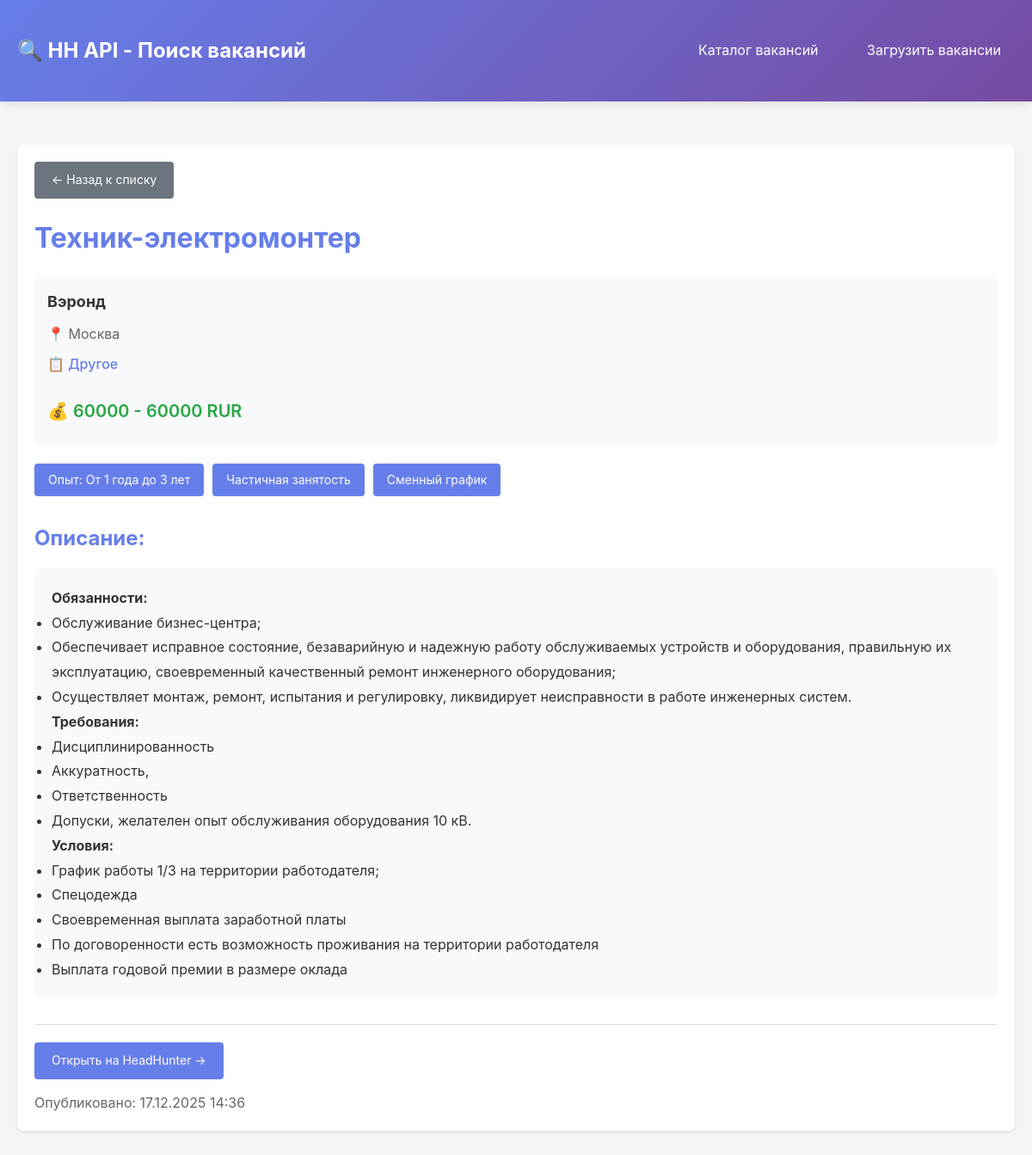
Page /93/ on the committed database.
### vacancies/models.py (models this page shows, shortened)
class Vacancy(models.Model):
    hh_id = models.CharField(max_length=20, unique=True, verbose_name="ID в HH")
    name = models.CharField(max_length=500, verbose_name="Название вакансии")
    description = models.TextField(blank=True, verbose_name="Описание")
    salary_from = models.IntegerField(null=True, blank=True, verbose_name="Зарплата от")
    salary_to = models.IntegerField(null=True, blank=True, verbose_name="Зарплата до")
    salary_currency = models.CharField(max_length=10, blank=True, verbose_name="Валюта")
    employer_name = models.CharField(max_length=300, blank=True, verbose_name="Работодатель")
    employer_id = models.CharField(max_length=20, blank=True, verbose_name="ID работодателя")
    employer_logo_url = models.URLField(blank=True, verbose_name="Логотип работодателя")
    area_name = models.CharField(max_length=200, blank=True, verbose_name="Город")
    area_id = models.CharField(max_length=20, blank=True, verbose_name="ID города")
    experience = models.CharField(max_length=100, blank=True, verbose_name="Опыт работы")
    schedule = models.CharField(max_length=100, blank=True, verbose_name="График работы")
    employment = models.CharField(max_length=100, blank=True, verbose_name="Тип занятости")
    published_at = models.DateTimeField(null=True, blank=True, verbose_name="Дата публикации")
    created_at = models.DateTimeField(auto_now_add=True, verbose_name="Дата создания записи")
    updated_at = models.DateTimeField(auto_now=True, verbose_name="Дата обновления")
    url = models.URLField(blank=True, verbose_name="Ссылка на вакансию")
    requirement = models.TextField(blank=True, verbose_name="Требования")
    responsibility = models.TextField(blank=True, verbose_name="Обязанности")
    professional_role = models.CharField(max_length=200, blank=True, verbose_name="Категория профессии")
    class Meta:
        verbose_name = "Вакансия"
        verbose_name_plural = "Вакансии"
        ordering = ['-published_at', '-created_at']
        indexes = [
            models.Index(fields=['hh_id']),
            models.Index(fields=['name']),
            models.Index(fields=['area_name']),
            models.Index(fields=['professional_role']),
        ]

### vacancies/views.py (the view)
# urls.py: path('<int:vacancy_id>/', views.vacancy_detail, name='vacancy_detail'),  # Детали вакансии
def vacancy_detail(request, vacancy_id):
    vacancy = get_object_or_404(Vacancy, id=vacancy_id)
    context = {
        'vacancy': vacancy,
    }
    return render(request, 'vacancies/vacancy_detail.html', context)

### vacancies/templates/vacancies/vacancy_detail.html (shortened to what this page needs)
{% extends 'vacancies/base.html' %}
{% block content %}
<div class="card">
    <div style="margin-bottom: 20px;">
        <a href="{% url 'vacancies:vacancy_list' %}" class="btn btn-secondary">← Назад к списку</a>
    </div>
    <h1 style="color: #667eea; margin-bottom: 20px;">{{ vacancy.name }}</h1>
    <div style="background: #f8f9fa; padding: 15px; border-radius: 8px; margin-bottom: 20px;">
        <div style="display: flex; align-items: center; gap: 20px; margin-bottom: 15px;">
            <div>
                <p style="font-size: 18px; margin-bottom: 10px;">
                    <strong>{{ vacancy.employer_name }}</strong>
                </p>
                {% if vacancy.area_name %}
                <p style="color: #666; margin-bottom: 10px;">
                    📍 {{ vacancy.area_name }}
                </p>
                {% endif %}
                {% if vacancy.professional_role %}
                <p style="color: #667eea; margin-bottom: 10px; font-weight: 500;">
                    📋 {{ vacancy.professional_role }}
                </p>
                {% endif %}
            </div>
        </div>
        {% if vacancy.salary_from or vacancy.salary_to %}
        <p style="font-size: 20px; color: #28a745; font-weight: 600; margin-bottom: 10px;">
            💰
            {% if vacancy.salary_from and vacancy.salary_to %}
                {{ vacancy.salary_from|floatformat:0 }} - {{ vacancy.salary_to|floatformat:0 }} {{ vacancy.salary_currency }}
            {% elif vacancy.salary_from %}
                от {{ vacancy.salary_from|floatformat:0 }} {{ vacancy.salary_currency }}
            {% elif vacancy.salary_to %}
                до {{ vacancy.salary_to|floatformat:0 }} {{ vacancy.salary_currency }}
            {% endif %}
        </p>
        {% endif %}
    </div>
    <div style="display: flex; gap: 10px; flex-wrap: wrap; margin-bottom: 30px;">
        {% if vacancy.experience %}
        <span style="background: #667eea; color: white; padding: 8px 16px; border-radius: 4px; font-size: 14px;">
            Опыт: {{ vacancy.experience }}
        </span>
        {% endif %}
        {% if vacancy.employment %}
        <span style="background: #667eea; color: white; padding: 8px 16px; border-radius: 4px; font-size: 14px;">
            {{ vacancy.employment }}
        </span>
        {% endif %}
        {% if vacancy.schedule %}
        <span style="background: #667eea; color: white; padding: 8px 16px; border-radius: 4px; font-size: 14px;">
            {{ vacancy.schedule }}
        </span>
        {% endif %}
    </div>
    {% if vacancy.description %}
    <div style="margin-bottom: 30px;">
        <h2 style="color: #667eea; margin-bottom: 15px;">Описание:</h2>
        <div style="background: #f8f9fa; padding: 20px; border-radius: 8px; line-height: 1.8;">
            {{ vacancy.description|safe }}
        </div>
    </div>
    {% endif %}
    <div style="margin-top: 30px; padding-top: 20px; border-top: 1px solid #ddd;">
        {% if vacancy.url %}
        <a href="{{ vacancy.url }}" target="_blank" class="btn" style="margin-right: 10px;">
            Открыть на HeadHunter →
        </a>
        {% endif %}
        {% if vacancy.published_at %}
        <p style="color: #666; margin-top: 15px;">
            Опубликовано: {{ vacancy.published_at|date:"d.m.Y H:i" }}
        </p>
        {% endif %}
    </div>
</div>
{% endblock %}

### vacancies/templates/vacancies/base.html (style rules this page uses)
* { margin: 0; padding: 0; box-sizing: border-box; }
body { font-family: -apple-system, BlinkMacSystemFont, 'Segoe UI', Roboto, Oxygen, Ubuntu, Cantarell, sans-serif; background-color: #f5f5f5; color: #333; line-height: 1.6; }
.card { background: white; border-radius: 8px; padding: 20px; margin-bottom: 20px; box-shadow: 0 2px 4px rgba(0,0,0,0.1); }
.btn { display: inline-block; padding: 10px 20px; background-color: #667eea; color: white; text-decoration: none; border-radius: 4px; border: none; cursor: pointer; font-size: 14px; transition: background-color 0.3s; }
.btn-secondary { background-color: #6c757d; }

### rows in the picture
Vacancy: name "Техник-электромонтер", employer_name "Вэронд", area_name "Москва", professional_role "Другое", salary_from "60000", salary_to "60000", salary_currency "RUR", experience "От 1 года до 3 лет", employment "Частичная занятость", schedule "Сменный график", description "Обязанности: Обслуживание бизнес-центра; Обеспечивает исправное состояние, безаварийную и надежную работу обслуживаемых устройств и оборудования, правильную их эксплуатацию, своевременный качественный ремонт инженерного оборудования; Осуществляет монтаж, ремонт, испытания и регулировку, ликвидирует неисправности в работе инженерных систем. Требования: Дисциплинированность Аккуратность, Ответственность Допуски, желателен опыт обслуживания оборудования 10 кВ. Условия: График работы 1/3 на территории работодателя; Спецодежда Своевременная выплата заработной платы По договоренности есть возможность проживания на территории работодателя Выплата годовой премии в размере оклада", published_at "17.12.2025 14:36"
